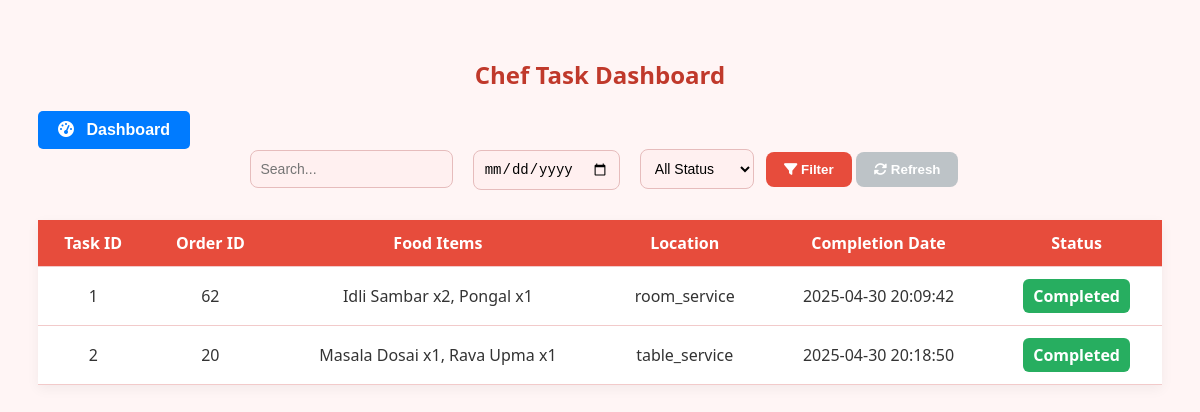
The app's page /admin/view_task_chief.php with its own data.
### tables this page shows
CREATE TABLE `chef_tasks` (
  `task_id` int(11) NOT NULL,
  `order_id` int(11) NOT NULL,
  `food_items` text NOT NULL,
  `source` enum('room_service','table_service','takeaway_service') NOT NULL,
  `completion_date` datetime DEFAULT current_timestamp(),
  `status` enum('Completed','Rejected','Delayed') NOT NULL
);

### admin/view_task_chief.php (the view, shortened to what this page needs)
<?php
$conn = new mysqli("localhost", "root", "", "hotel_management");
$search = $_GET['search'] ?? '';
$date_filter = $_GET['date'] ?? '';
$sql = "SELECT * FROM chef_tasks WHERE 1=1";
$result = $conn->query($sql);
?>
<!DOCTYPE html>
<html>
<head>
    <link rel="stylesheet" href="https://cdnjs.cloudflare.com/ajax/libs/font-awesome/6.5.0/css/all.min.css">
</head>
<body>
<h2>Chef Task Dashboard</h2>
<a href="dashboard.php" class="btn btn-primary">
    <button type="button" class="dashboard-btn">
        <i class="fas fa-tachometer-alt"></i> Dashboard
    </button>
</a>
<form method="get">
    <div class="input-icon">
        <input type="text" name="search" placeholder="Search..." value="<?= htmlspecialchars($search) ?>">
    </div>
<div class="input-icon">
        <input type="date" name="date" value="<?= htmlspecialchars($date_filter) ?>">
</div>
    <select name="status">
        <option value="">All Status</option>
    </select>
    <button type="submit" class="btn btn-primary">
    <i class="fas fa-filter"></i> Filter
</button>
    <a href="view_task_chief.php"><button type="button" class="refresh-btn"><i class="fas fa-sync-alt"></i> Refresh</button></a>
</form>
<?php
if ($result && $result->num_rows > 0) {
    echo "<table>
            <tr>
                <th>Task ID</th>
                <th>Order ID</th>
                <th>Food Items</th>
                <th>Location</th>
                <th>Completion Date</th>
                <th>Status</th>
            </tr>";
    while ($row = $result->fetch_assoc()) {
        $statusClass = strtolower(str_replace(' ', '-', $row['status']));
        echo "<tr>
                <td>" . htmlspecialchars($row['task_id']) . "</td>
                <td>" . htmlspecialchars($row['order_id']) . "</td>
                <td>" . htmlspecialchars($row['food_items']) . "</td>
                <td>" . htmlspecialchars($row['source']) . "</td>
                <td>" . htmlspecialchars($row['completion_date']) . "</td>
                <td><span class='badge $statusClass'>" . htmlspecialchars($row['status']) . "</span></td>
            </tr>";
    }
    echo "</table>";
} else {
    echo "<p class='no-results'>No tasks found.</p>";
}
?>
</body>
</html>

### admin/view_task_chief.php (style rules this page uses)
.input-icon { position: relative; display: inline-block; }
.input-icon input { padding-left: 30px; }
body { font-family: 'Segoe UI', sans-serif; background: #fff5f5; padding: 30px; color: #333; }
h2 { text-align: center; color: #c0392b; animation: fadeIn 1s ease-in-out; }
form { text-align: center; margin-bottom: 30px; animation: fadeIn 1.5s ease-in-out; }
input[type="text"], input[type="date"], select { padding: 10px; margin: 0 8px; border: 1px solid #e6bcbc; border-radius: 8px; font-size: 14px; transition: box-shadow 0.3s ease; background-color: #fff0f0; }
button { padding: 10px 18px; background-color: #e74c3c; color: #fff; border: none; border-radius: 8px; cursor: pointer; font-weight: bold; transition: background-color 0.3s ease; }
.refresh-btn { background-color: #bdc3c7; }
table { width: 100%; border-collapse: collapse; animation: fadeInUp 1s ease-in-out; background-color: white; box-shadow: 0 4px 12px rgba(0, 0, 0, 0.05); }
th, td { padding: 12px 16px; border-bottom: 1px solid #f2caca; text-align: center; }
th { background-color: #e74c3c; color: white; }
.badge { padding: 6px 10px; border-radius: 6px; font-weight: bold; text-transform: capitalize; display: inline-block; }
.completed { background-color: #27ae60; color: #fff; }
.dashboard-btn { padding: 10px 20px; background-color: #007bff; color: #fff; border: none; border-radius: 5px; font-size: 16px; font-weight: bold; cursor: pointer; transition: background-color 0.3s ease; }
.dashboard-btn i { margin-right: 8px; }

### records on screen
chef_tasks: task_id "1", order "62", food_items "Idli Sambar x2, Pongal x1", source "room_service", completion_date "2025-04-30 20:09:42", status "Completed"
chef_tasks: task_id "2", order "20", food_items "Masala Dosai x1, Rava Upma x1", source "table_service", completion_date "2025-04-30 20:18:50", status "Completed"
